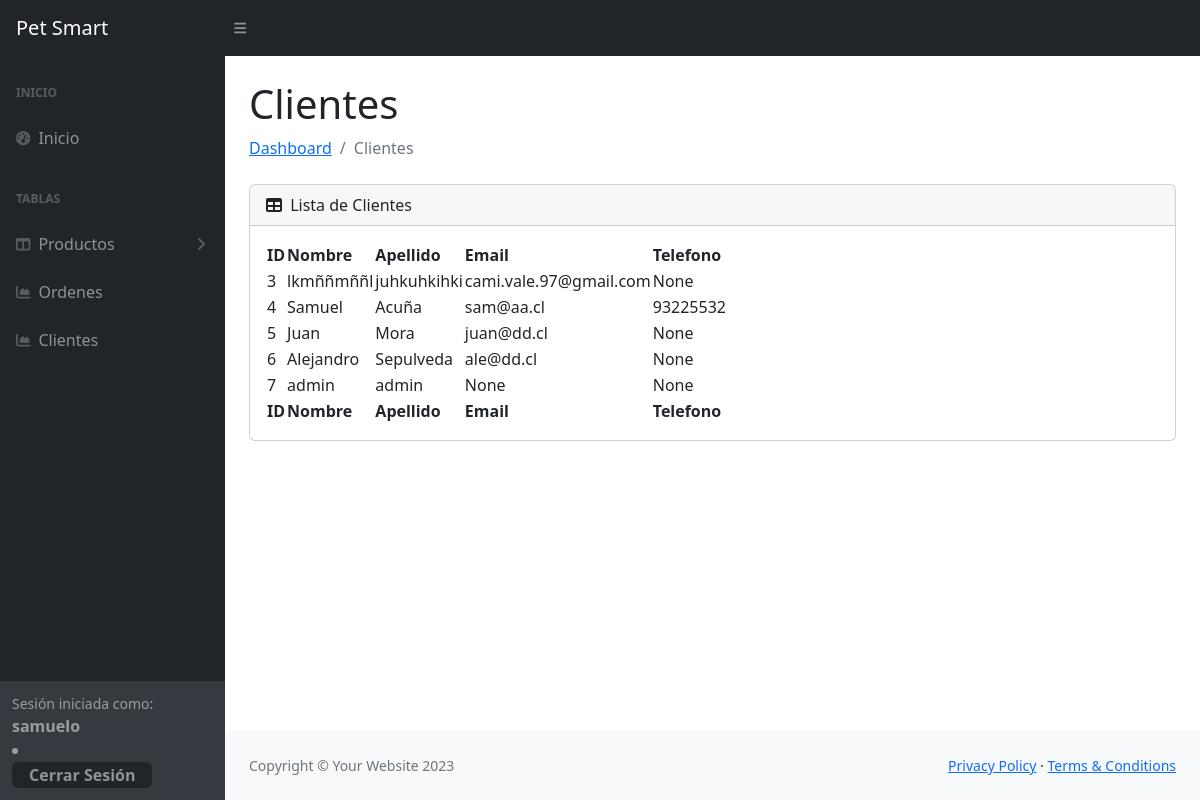
Before: /dash/tabla_clientes/ (signed in) with the older database file.
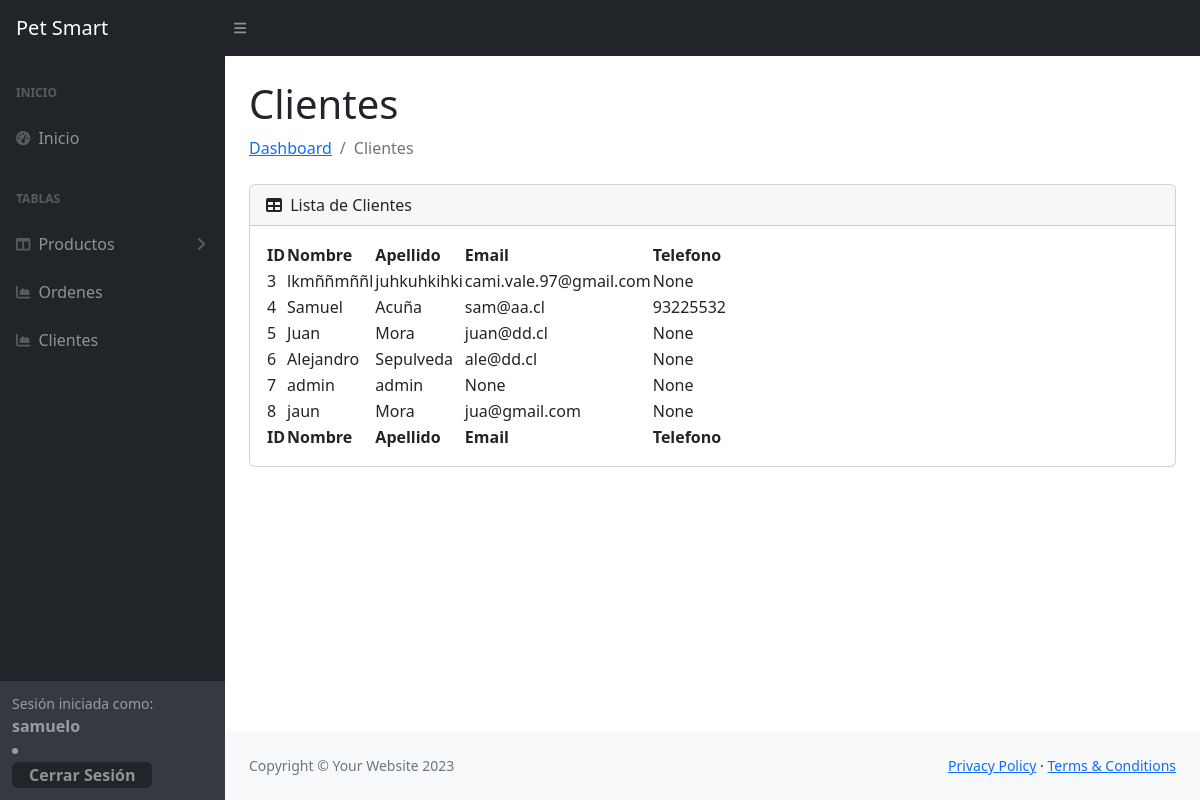
After: the same page with the newer database file.
### app/models.py (models this page shows, shortened)
class Cliente(models.Model):
    user = models.OneToOneField(User, on_delete=models.CASCADE)
    nombre = models.CharField(max_length=255)
    apellidos = models.CharField(max_length=255)
    email = models.EmailField(blank=True, null=True)
    telefono = models.CharField(max_length=20, blank=True, null=True)

### app/views.py (the view)
# urls.py: path('dash/tabla_clientes/', tabla_clientes, name='tabla_clientes'),
def tabla_clientes(request):
    clientes=Cliente.objects.all()
    datos={
        "clientes":clientes
    }
    return render(request, 'dash/tabla_clientes.html', datos)

### app/templates/dash/tabla_clientes.html
{% extends "dash/base.html" %}
{% load static %}
{% block contents %}
                <main>
                    <div class="container-fluid px-4">
                        <h1 class="mt-4">Clientes</h1>
                        <ol class="breadcrumb mb-4">
                            <li class="breadcrumb-item"><a href="index.html">Dashboard</a></li>
                            <li class="breadcrumb-item active">Clientes</li>
                        </ol>
                        <div class="card mb-4">
                            <div class="card-header">
                                <i class="fas fa-table me-1"></i>
                                Lista de Clientes
                            </div>
                            <div class="card-body">
                                <table id="datatablesSimple">
                                    <thead>
                                        <tr>
                                            <th>ID</th>
                                            <th>Nombre</th>
                                            <th>Apellido</th>
                                            <th>Email</th>
                                            <th>Telefono</th>
                                        </tr>
                                    </thead>
                                    <tfoot>
                                        <tr>
                                            <th>ID</th>
                                            <th>Nombre</th>
                                            <th>Apellido</th>
                                            <th>Email</th>
                                            <th>Telefono</th>
                                        </tr>
                                    </tfoot>
                                    <tbody>
                                        {% for p in clientes %}
                                        <tr>
                                            <td>{{p.id}}</td>
                                            <td>{{p.nombre}}</td>
                                            <td>{{p.apellidos}}</td>
                                            <td>{{p.email}}</td>
                                            <td>{{p.telefono}}</td>
                                        </tr>
                                        {% endfor %}
                                    </tbody>
                                </table>
                            </div>
                        </div>
                    </div>
                </main>
                {% endblock contents %}

Changed rows visible on the page:
added Cliente: id "8", nombre "jaun", apellidos "Mora", email "jua@gmail.com", telefono "None"
